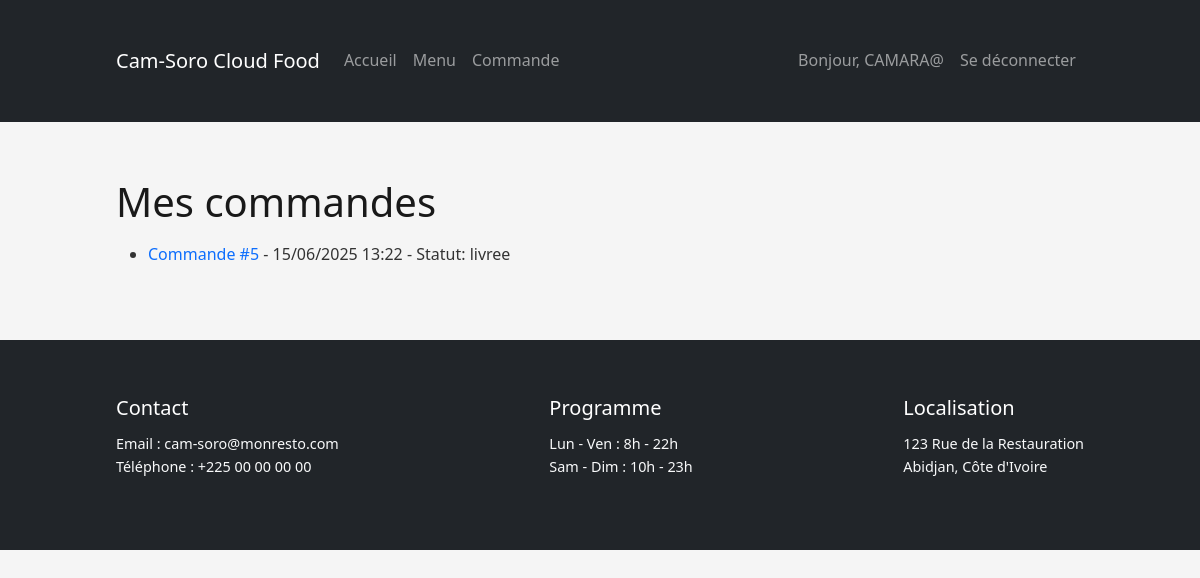
Screenshot of /commandes/ (signed in) with the database file from the repository.
### app/models.py (models this page shows, shortened)
class Commande(models.Model):
    user = models.ForeignKey(User, on_delete=models.CASCADE, related_name='commandes')
    plats = models.ManyToManyField(Menu, through='CommandeDetail')
    date_commande = models.DateTimeField(auto_now_add=True)
    statut = models.CharField(max_length=20, choices=[
        ('en_cours', 'En cours'),
        ('livree', 'Livrée'),
        ('annulee', 'Annulée'),
    ], default='en_cours')

### app/views.py (the view)
# urls.py: path('commandes/', views.commande_list, name='commande_list'),           # Liste des commandes utilisateur
@login_required
def commande_list(request):
    commandes = Commande.objects.filter(user=request.user).order_by('-date_commande')
    return render(request, 'app/commande_list.html', {'commandes': commandes})

### app/templates/app/commande_list.html (shortened to what this page needs)
{% extends 'app/base.html' %}
{% load static %}
{% block content %}
<h1>Mes commandes</h1>
<ul>
  {% for commande in commandes %}
    <li>
      <a href="{% url 'app:commande_detail' commande.pk %}">Commande #{{ commande.id }}</a> - {{ commande.date_commande|date:"d/m/Y H:i" }} - Statut: {{ commande.statut }}
    </li>
  {% empty %}
    <li>Vous n'avez aucune commande.</li>
  {% endfor %}
</ul>
{% endblock %}

### app/templates/app/base.html (shortened to what this page needs)
{% load static %}
<!DOCTYPE html>
<html lang="fr">
<head>
    <link href="https://cdn.jsdelivr.net/npm/bootstrap@5.3.0/dist/css/bootstrap.min.css" rel="stylesheet" />
    <link rel="stylesheet" href="https://cdn.jsdelivr.net/npm/bootstrap-icons@1.10.5/font/bootstrap-icons.css">
    <link rel="stylesheet" href="{% static 'app/css/styles.css' %}"/>
    <link rel="stylesheet" href="{% static 'app/css/carousels.css' %}"/>
</head>
<body>
<nav class="navbar navbar-expand-lg navbar-dark bg-dark">
  <div class="container">
    <a class="navbar-brand" href="{% url 'app:home' %}">Cam-Soro Cloud Food</a>
    <div class="collapse navbar-collapse" id="navbarNav">
      <ul class="navbar-nav me-auto mb-2 mb-lg-0">
        <li class="nav-item">
          <a class="nav-link" href="{% url 'app:home' %}">Accueil</a>
        </li>
        <li class="nav-item">
          <a class="nav-link" href="{% url 'app:menu_list' %}">Menu</a>
        </li>
        <li class="nav-item">
          <a class="nav-link" href="{% url 'app:commande_list' %}">Commande</a>
        </li>
      </ul>
      <ul class="navbar-nav ms-auto">
        {% if user.is_authenticated %}
          <li class="nav-item">
            <a class="nav-link" href="{% url 'app:profile' %}">Bonjour, {{ user.username }}</a>
          </li>
          <li class="nav-item">
            <a class="nav-link" href="{% url 'app:logout' %}">Se déconnecter</a>
          </li>
        {% else %}
          <li class="nav-item">
            <a class="nav-link" href="{% url 'app:login' %}">Se connecter</a>
          </li>
        {% endif %}
      </ul>
    </div>
  </div>
</nav>
<main class="container my-4">
  {% block content %}
  {% endblock %}
</main>
<footer class="bg-dark text-light py-4 mt-auto">
  <div class="container d-flex justify-content-between">
    <div>
      <h5>Contact</h5>
      <p>Email : cam-soro@monresto.com<br>Téléphone : +225 00 00 00 00</p>
    </div>
    <div>
      <h5>Programme</h5>
      <p>Lun - Ven : 8h - 22h<br>Sam - Dim : 10h - 23h</p>
    </div>
    <div>
      <h5>Localisation</h5>
      <p>123 Rue de la Restauration<br>Abidjan, Côte d'Ivoire</p>
    </div>
  </div>
</footer>
</body>
</html>

### app/static/app/css/styles.css (style rules this page uses)
body { font-family: 'Segoe UI', Tahoma, Geneva, Verdana, sans-serif; background-color: #f5f5f5; color: #333; margin: 0; padding: 0; line-height: 1.6; }
h1, h2, h3 { color: #191919; margin-bottom: 1rem; }
a { color: #0d6efd; text-decoration: none; }
.container { max-width: 1000px; margin: auto; padding: 2rem 1rem; }
footer { background-color: #222; color: #ccc; padding: 2rem 1rem; margin-top: 4rem; font-size: 0.9rem; }
footer h5 { color: white; margin-bottom: 0.8rem; }

### rows the page displays
Commande: id "5", date_commande "15/06/2025 13:22", statut "livree"

### other values shown
{{ user.username }} "CAMARA@"
